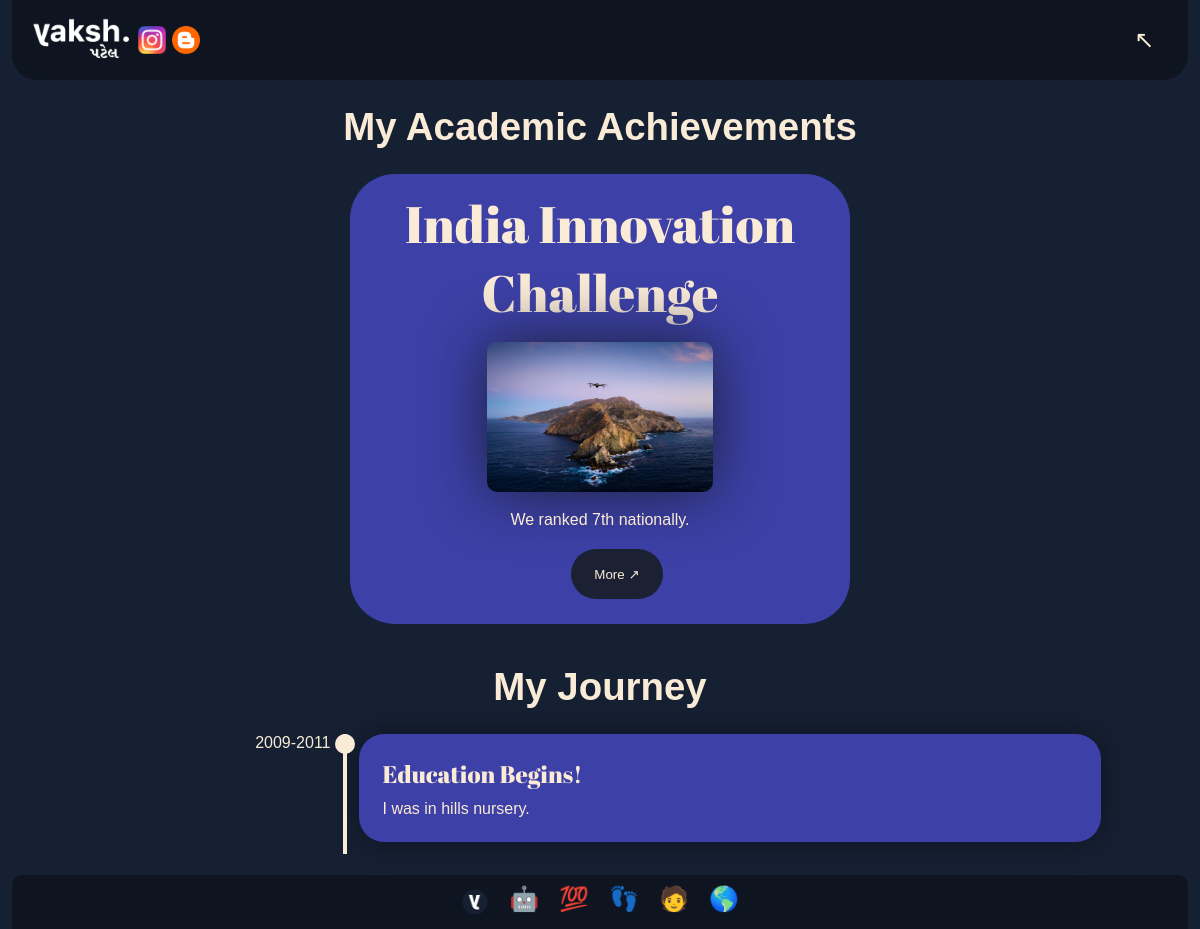
Screenshot of /academics/ with the database file from the repository.
### main/models.py (models this page shows)
class AcademicAchievement(models.Model):
    title = models.CharField(max_length=50, default="",  help_text="Please use title case formatting only")
    cover_description = models.TextField(max_length=400, default="")
    description = models.TextField(max_length=5000, default="")
    cover_image = models.ImageField(upload_to=path_academics_title, default="")
    image_1 = models.ImageField(upload_to=path_academics_title, default="", null=True, blank=True)
    image_2 = models.ImageField(upload_to=path_academics_title, default="", null=True, blank=True)
    image_3 = models.ImageField(upload_to=path_academics_title, default="", null=True, blank=True)
    youtube_video = models.CharField(default="", max_length=40, null=True, blank=True)

class AcademicsPageTimelineEvent(models.Model):
    Event_date_op = models.CharField(max_length=50, default="", help_text="Please put in event date.")
    Event_title = models.CharField(max_length=200, default="", help_text="Please put in a exciting title for the event!")
    Event_description = models.TextField(max_length=1000, default="")

### main/views.py (the view)
# urls.py: path('academics/', mainViews.Academics),
def Academics(request, *args, **kwargs):
    timeline_events = AcademicsPageTimelineEvent.objects.all().order_by('-Event_date_op')
    academic_achievements = AcademicAchievement.objects.all()
    context = {
        "timeline_events": timeline_events,
        "academic_achievements": academic_achievements,
    }
    return render(request, 'academics/academics.html', context)

### templates/academics/academics.html (shortened to what this page needs)
{% extends 'base/base.html' %}
{% load static %}
{% block head %}
    <link rel="stylesheet" href="{% static 'css/academics.css' %}">
{% endblock head %}
{% block content %}
    <div class="page">
        <div class="basic-info">
            <h1 style="margin: 5px 0 10px 0;">My Academic Achievements</h1>
        </div>
        <div class="projects">
            {% for achievement in academic_achievements %}
                <div class="project_card">
                    <h1>{{ achievement.title }}</h1>
                    <img src="{{ achievement.cover_image.url }}" alt="{{ achievement.title }}'s cover image">
                    <p class="description">{{ achievement.cover_description }}</p>
                    <a href="/academics/{{ achievement.title }}/">
                        <button type="button" class="more-button">More ↗</button>
                    </a>
                </div>
            {% endfor %}
        </div>
        <div class="basic-info">
            <h1>My Journey</h1>
        </div>
        <div class="timeline">
        {% for event in timeline_events %}
            <div class="timeline__component">
                <div class="timeline__date -right">
                    {{ event.Event_date_op }}
                </div>
            </div>
            <div class="timeline__middle">
                <div class="timeline__point"></div>
            </div>
            <div class="timeline__component timeline__component-bg">
                <h3 class="timeline__title -left">{{ event.Event_title }}</h3>
                <p class="timeline__para">
                    {{ event.Event_description }}
                </p>
            </div>
        {% endfor %}
        </div>
    </div>
{% endblock content %}

### main/static/css/academics.css (style rules this page uses)
body { font-family: "San Fransisco", sans-serif; }
.timeline { margin: 0; width: 90%; padding: 0; display: grid; grid-template-columns: 1fr 4px 3fr; }
.timeline__component { margin: 0 12px 12px 12px; }
.timeline__component-bg { padding: 1.5em; background: #3d40a6; box-shadow: 0 0 30px rgba(0,0,0,0.4); border-radius: 25px; }
.timeline__title { font-family: "Abril FatFace", sans-serif; font-size: 150%; font-weight: 200; margin: 0 0 10px 0; }
.timeline__para { margin: 0; }
.-right { text-align: right; }
.-left { text-align: left; }
.timeline__middle { position: relative; background: antiquewhite; }
.timeline__point { position: absolute; top: 0; left: 50%; transform: translateX(-50%); width: 20px; height: 20px; border-radius: 20px; background: antiquewhite; }
.page { width: 95%; position: absolute; left: 50%; transform: translateX(-50%); top: 100px; display: flex; flex-wrap: wrap; justify-content: center; padding-bottom: 75px; }
.basic-info { text-align: center; font-size: 1.2rem; }
.projects { display: flex; flex-wrap: wrap; position: relative; width: 100%; justify-content: space-evenly; }
.project_card { justify-items: center; text-align: center; height: auto; width: 500px; margin: 15px; backdrop-filter: blur(2px); border-radius: 45px; background: #3d40a6; }
.project_card h1 { font-size: 3.2rem; font-family: "Abril FatFace", sans-serif; font-weight: 200; margin: 15px; }
.project_card p { margin: 15px auto 15px auto; width: 75%; }
.project_card img { height: 150px; border-radius: 10px; box-shadow: 0 0 60px #1a213a; }
.more-button { border: none; border-radius: 25px; height: 50px; width: 85%; background-color: #1b2033; margin: 5px 25px 25px 25px; color: antiquewhite; }
.description { font-family: "San Fransisco", sans-serif; }

### main/static/css/base.css (style rules this page uses)
body { background-color: #152033; color: antiquewhite; font-family: "San Fransisco", sans-serif; }

### main/static/css/navbar.css (style rules this page uses)
ul, li, a { text-decoration: none; color: antiquewhite; list-style: none; text-align: right; }

### rows the page displays
AcademicAchievement: title "India Innovation Challenge", cover_image (picture), cover_description "We ranked 7th nationally."
AcademicsPageTimelineEvent: Event_date_op "2009-2011", Event_title "Education Begins!", Event_description "I was in hills nursery."
